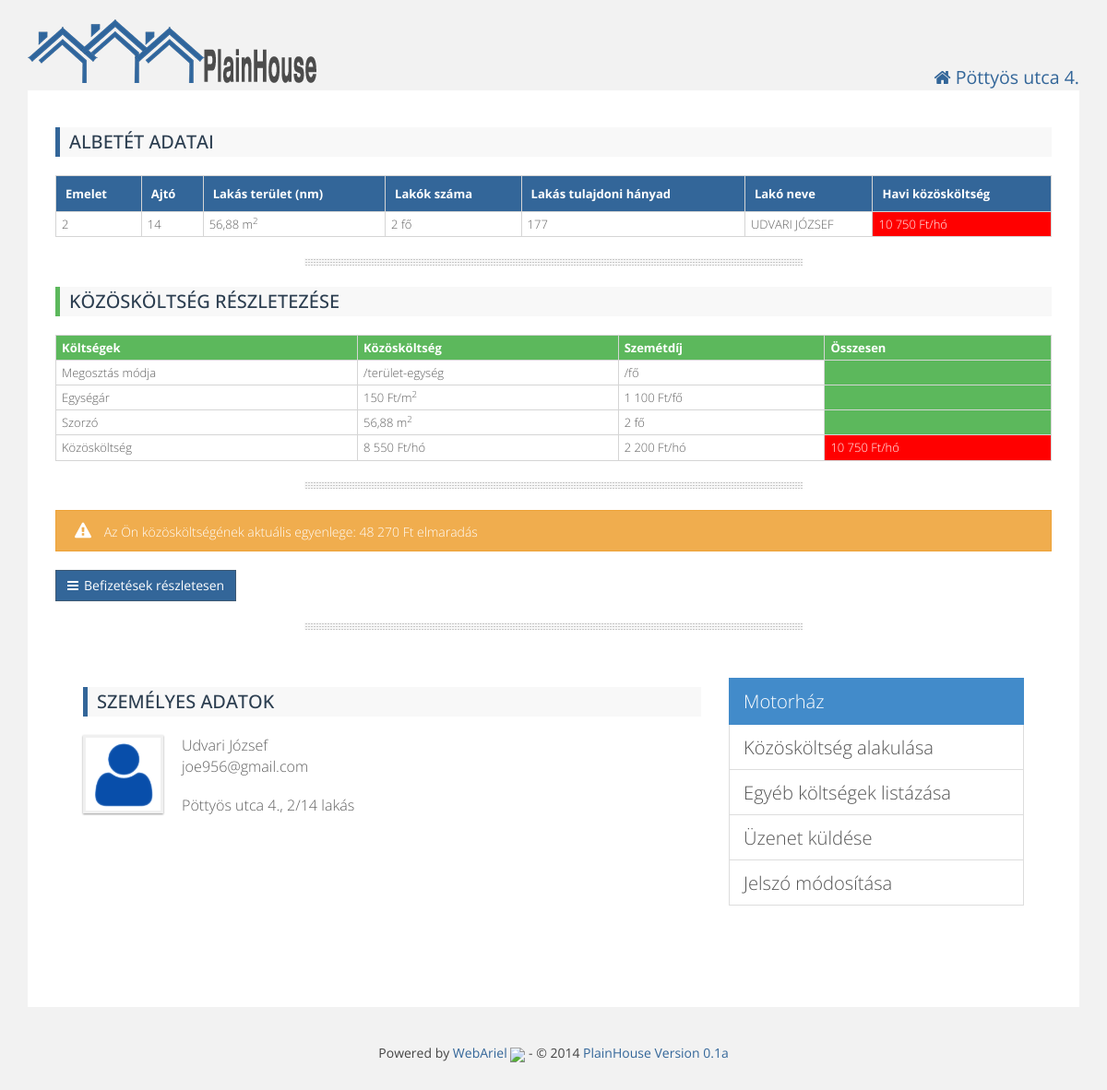
Page /mydepo.php (signed in) on the committed database.
### tables this page shows
CREATE TABLE IF NOT EXISTS `deposits` (
  `id` int(11) NOT NULL AUTO_INCREMENT,
  `floor` varchar(5) NOT NULL,
  `door` varchar(4) NOT NULL,
  `area` double NOT NULL,
  `residents_no` int(11) NOT NULL,
  `area_ratio` double NOT NULL,
  `resident_name` text NOT NULL,
  PRIMARY KEY (`id`)
);

CREATE TABLE IF NOT EXISTS `fees` (
  `id` int(11) NOT NULL AUTO_INCREMENT,
  `name` varchar(150) NOT NULL,
  `yearly_amount` int(11) NOT NULL,
  `dealer` int(11) NOT NULL,
  `multiplier` varchar(75) NOT NULL,
  PRIMARY KEY (`id`)
);

CREATE TABLE IF NOT EXISTS `residents` (
  `id` int(11) NOT NULL AUTO_INCREMENT,
  `firstname` varchar(100) NOT NULL,
  `lastname` varchar(100) NOT NULL,
  `email` varchar(100) NOT NULL,
  `phone` varchar(255) DEFAULT NULL,
  `username` varchar(25) NOT NULL,
  `password` varchar(512) NOT NULL,
  `depositid` int(11) NOT NULL,
  `active` int(11) NOT NULL DEFAULT '1',
  `admin` int(11) NOT NULL DEFAULT '0',
  `last_login` datetime NOT NULL,
  PRIMARY KEY (`id`),
  UNIQUE KEY `deposit_id` (`depositid`),
  UNIQUE KEY `e-mail` (`email`)
);

### mydepo.php (called while the page is built, shortened)
<?php
include_once 'functions.php';
include_once 'db.php';
include_once 'config.php';
include_once 'html.php';
if (isset($_GET['depositid']) && ($_SESSION['admin']>0)) {
 $id = $_GET['depositid'];
}
else if (isset($_SESSION['depositid']) && !isset($_GET['depositid'])){
$id = $_SESSION['depositid'];
}
else {
     notLoggedIn();
     exit();
}
getMyDepo($id);

### functions.php (called while the page is built, shortened)
<?php
include_once 'db.php';
include_once 'config.php';
function round_to_nearest_n($int, $n) {
    return round($int / $n) * $n;
}

### config.php (called while the page is built, shortened)
<?php
$db['host'] = "localhost";
$db['name'] = "plainhouse";
$db['user'] = "root";
$db['pass'] = "root";
$db['charset'] = "utf8";

### db.php (the view, shortened to what this page needs)
<?php
include_once 'functions.php';
function getMyDepo($id) {
    global $house;
    $sql = "SELECT `floor`, `door`, `area`,  "
            . "`residents_no`, `area_ratio`, "
            . "`resident_name` FROM `deposits` WHERE `id`=$id;";
    $result1 = mysql_query($sql);
    $deposit = array();
    while ($row = mysql_fetch_assoc($result1)) {
        $deposit = $row;
    }
    $sql = "SELECT * from fees;";
    $result2 = mysql_query($sql);
    $fees = array();
    while ($row = mysql_fetch_assoc($result2)) {
        $fees[] = $row;
    }
    $ccost = $fees[0];
    $grabage = $fees[1];
    $ccost_base = round(($ccost['yearly_amount'] * $deposit['area']), 0);
    $ccost_cost = round_to_nearest_n($ccost_base, 50);
    $grabage_cost = round(($grabage['yearly_amount'] * $deposit['residents_no']), 0);
    $ccosts = $ccost_cost + $grabage_cost;
    echo <<<EOT
<div class="content">
<div id="mydepo">
<h3 class="primary"> Albetét adatai</h3>
<table id="responsiveTable" class="large-only" cellspacing="0">
<tr align="left" class="primary">
   <th> Emelet </th>
   <th> Ajtó </th>
   <th> Lakás terület (nm) </th>
   <th> Lakók száma </th>
   <th> Lakás tulajdoni hányad </th>
   <th> Lakó neve </th>
   <th>Havi közösköltség</th>
</tr>
EOT;
    echo '<tbody>';
    echo '<tr>';
    echo "<td>{$deposit['floor']}</td>";
    echo "<td>{$deposit['door']}</td>";
    echo '<td>' . str_replace(".", ",", round($deposit['area'], 2)) . ' m<sup>2</sup></td>';
    echo '<td>' . $deposit['residents_no'] . ' fő</td>';
    echo '<td>' . str_replace(".", ",", round($deposit['area_ratio'], 2)) . '</td>';
    echo '<td>' . $deposit['resident_name'] . '</td>';
    echo "<td class='tdwarning'>" . number_format($ccosts, 0, ',', ' ') . " Ft/hó</td>";
    echo '</tr>';
    echo '</tbody>';
    echo '</table>';
    echo <<<EOT
    </div>
<hr />
<div id="ccost">
<h3 class="success"> Közösköltség részletezése </h3>
<table id="responsiveTableTwo" class="large-only" cellspacing="0">
<tr align="left" class="success">
   <th>Költségek</th>
   <th> {$ccost['name']} </th>
   <th> {$grabage['name']}  </th>
   <th>Összesen</th>
</tr>
<tbody>
<tr>
   <td>Megosztás módja</td>
   <td> {$ccost['multiplier']} </td>
   <td> {$grabage['multiplier']} </td>
   <td class='tdsuccess'> </td>
</tr>
EOT;
    echo "<tr>";
    echo "<td>Egységár</td>";
    echo "<td>" . number_format($ccost['yearly_amount'], 0, ',', ' ') . " Ft/m<sup>2</sup> </td>";
    echo "<td>" . number_format($grabage['yearly_amount'], 0, ',', ' ') . " Ft/fő </td>";
    echo "<td class='tdsuccess'> </td>";
    echo "</tr>";
    echo "<tr>";
    echo "<td>Szorzó</td>";
    echo '<td>' . str_replace(".", ",", round($deposit['area'], 2)) . ' m<sup>2</sup> </td>';
    echo '<td>' . $deposit['residents_no'] . ' fő</td>';
    echo "<td class='tdsuccess'> </td>";
    echo "</tr>";
    echo "<tr>";
    echo "<td>Közösköltség</td>";
    echo "<td>" . number_format($ccost_cost, 0, ',', ' ') . " Ft/hó</td>";
    echo "<td>" . number_format($grabage_cost, 0, ',', ' ') . " Ft/hó</td>";
    echo "<td class='tdwarning'>" . number_format($ccosts, 0, ',', ' ') . " Ft/hó</td>";
    echo '</tbody>';
    echo '</table>';
    echo '</div>';
    echo '<hr />';
    echo '<div>';
    getMyPayments($id);
    if (isset($_SESSION['userid'])) {
        $user = getUserData($_SESSION['userid']);
        echo <<<EOT
			<div class="content"><div class="row">
		<div class="col-md-8">
			<h3 class="primary">Személyes adatok</h3>
			<p class="lead">
				<img alt="Tenant Avatar" src="pics/user_avatar.png" class="avatar" />
				{$user['firstname']} {$user['lastname']}<br />
				{$user['email']}</p>
                        <p class="lead">{$house['name']}, {$deposit['floor']}/{$deposit['door']} lakás</p>
		</div>
		<div class="col-md-4">
	        <div class="list-group">
				<li class="list-group-item active">Motorház</li>
				<a data-toggle="modal" href="#ktgAlakul" class="list-group-item">Közösköltség alakulása</a>
				<a data-toggle="modal" href="#otherCost" class="list-group-item">Egyéb költségek listázása</a>
				<a data-toggle="modal" href="#newMsg" class="list-group-item">Üzenet küldése</a>
				<a data-toggle="modal" href="#editPassword" class="list-group-item">Jelszó módosítása</a>
	        </div>
		</div>
	</div>
                                <input type="hidden" class="form-control" name="id" id="id" value="{$_SESSION['userid']}" />
EOT;
    }
    echo '</div>';
    echo '</div>';
}
function getUserData($id) {
    $sql = "SELECT `residents`.`id`,`residents`.`firstname`,`residents`.`lastname`,"
            . "`residents`.`email`, `residents`.`phone`, `residents`.`username`,`deposits`.`floor`,"
            . "`deposits`.`door` FROM residents LEFT JOIN `deposits` "
            . "ON `residents`.`depositid` = `deposits`.`id` WHERE `residents`.`id` = $id;";
    $result = mysql_query($sql);
    $array = array();
    while ($row = mysql_fetch_assoc($result)) {
        $array = $row;
    }
    return $array;
}
function getCurrentBalance($id) {
    $year = date("Y");
    $sql = "SELECT `actual_balance` FROM `deposit_balance` WHERE `deposit_id` = '$id' AND `year` = '$year'";
    $result = mysql_query($sql);
    while ($row = mysql_fetch_assoc($result)) {
        $balance = $row["actual_balance"];
    }
    return $balance;
}
function getMyPayments($id) {
    global $db;
    $closing_balance = getCurrentBalance($id);
    $balance = getActualBalance($closing_balance, $id);
    if ($balance < 0) {
        $abalance = $balance * -1;
    } else {
        $abalance = $balance;
    }
    $abalance = number_format($abalance, 0, ',', ' ');
    $sql = "SELECT `deposits`.`floor`,`deposits`.`door`,`payment`.`account_date`,`payment`.`amount` FROM deposits "
            . "LEFT JOIN `{$db['name']}`.`payment` ON `deposits`.`id` = `payment`.`deposit_id` "
            . "WHERE `deposits`.`id` = $id "
            . "ORDER BY `payment`.`account_date` DESC LIMIT 25;";
    $result = mysql_query($sql);
    while ($row = mysql_fetch_assoc($result)) {
        $table[] = $row;
    }
    if ($balance < 0) {
        echo <<<EOT
                <div class="alertMsg warning"><i class="fa fa-warning"></i> Az Ön közösköltségének aktuális egyenlege: <span class="floatLeft">$abalance Ft elmaradás</span></div>
EOT;
    } else {
        echo <<<EOT
                <div class="alertMsg success"><i class="fa fa-info-circle"></i> Az Ön közösköltségének aktuális egyenlege: <span class="floatLeft">$abalance Ft túlfizetés</span></div>
EOT;
    }
    if ($table[0]['account_date'] == NULL) {
        echo "Önnek nincs lekönyvelt befizetése.<br>"
        . "Felhívjuk figyelmét, hogy a befizetések azok beérkezése után 5-15 nappal kerülnek könyvelésre!";
    } else {
        echo '<button id="pays" value="Befizetesek" class="btn btn-success btn-icon"><i class="fa fa-bars"></i>Befizetések részletesen</button>';
    }
    echo '<hr/>';
}
function getActualBalance($actual_balance, $id) {
    $year = date('Y');
    $sql = "SELECT ccost from ccost WHERE `deposit_id`=$id and `year`=$year ";
    $result = mysql_query($sql);
    $ccost = array();
    while ($row = mysql_fetch_assoc($result)) {
        $ccost[] = $row;
    }
    $req_payment = 0;
    for ($i = 0; ($i < mysql_num_rows($result)); $i++) {
        $req_payment += $ccost[$i]['ccost'];
    }
    $balance = $actual_balance - $req_payment;
    return $balance;
}

### css/style.css (style rules this page uses)
body { background: #f2f2f2; color: #444444; font-family: "Open Sans",sans-serif; font-size: 14px; line-height: 1.42857; }
h1, h2, h3, h4, h5, h6, .h1, .h2, .h3, .h4, .h5, .h6 { font-family: "Open Sans", sans-serif; color: #999999; line-height: 1.1; padding: 2px 0; margin-top: 10px; margin-bottom: 20px; }
h3.primary { background: #f8f8f8; padding: 5px 10px 5px 10px; color: #2c3e50; border-left: 5px solid #336699; font-size: 20px; text-transform: uppercase; }
h3.success { background: #f8f8f8; padding: 5px 10px 5px 10px; color: #2c3e50; border-left: 5px solid #5cb85c; font-size: 20px; text-transform: uppercase; }
p { margin: 10px 0; }
.lead { // margin-bottom: 0; margin-bottom: 20px; font-size: 16.099999999999998px; font-weight: 200; line-height: 1.4; }
.container .content { padding: 30px; border-radius: 0; background-color: #ffffff; color: #606060; font-size: 1.2em; font-weight: 200; line-height: 1.4; margin-bottom: 30px; }
.btn { display: inline-block; padding: 6px 12px; margin-bottom: 0; font-size: 14px; font-weight: normal; line-height: 1.428571429; text-align: center; white-space: nowrap; vertical-align: middle; cursor: pointer; border: 1px solid transparent; border-radius: 0; -webkit-user-select: none; -moz-user-select: none; -ms-user-select: none; -o-user-select: none; user-select: none; }
.btn-icon i { margin-right: 6px; }
.btn-success { color: #ffffff; background-color: #336699; border-color: #3e5974; }
.list-group { margin-bottom: 20px; padding-left: 0; }
.list-group-item { background-color: #ffffff; border: 1px solid #dddddd; display: block; margin-bottom: -1px; padding: 10px 15px; position: relative; }
.list-group-item:first-child { border-top-left-radius: 0; border-top-right-radius: 0; }
.list-group-item:last-child { border-bottom-left-radius: 0; border-bottom-right-radius: 0; margin-bottom: 0; }

### css/plainhome.css (style rules this page uses)
body { padding: 20px 30px; }
a { color: #336699; text-decoration: none; }
hr { border: 0; margin: 1.35em auto; max-width: 50%; background-position: 50%; box-sizing: border-box; height: 8px; background-size: 3px 3px; }
img { max-width: 100%; height: auto; vertical-align: middle; border: 0; -ms-interpolation-mode: bicubic; }
.avatar { border: 3px solid #f0f0f0; box-shadow: 0 1px 2px #999999; float: left; margin: 0 20px 10px 0; height: 85px; }
.alertMsg { font-size: 14px; font-family: 'Open Sans', sans-serif; line-height: 1.5em; margin: 20px 0; padding: 12px 30px 10px 20px; position: relative; }
.alertMsg i { font-size: 18px; margin-right: 10px; }
.alertMsg.warning { background-color: #f0ad4e; border: 1px #eea236 solid; color: #ffffff; }
table { border-collapse: collapse; border-spacing: 0; width: 100%; margin: 1em 0; //table-layout: fixed; }
tr { border-bottom: 1px solid #d5d5d5; }
th { background: #f5f5f5; color: #444; //font-weight: bold; border-top: 1px solid #d5d5d5; }
th:first-of-type { border-left: 1px solid #d5d5d5; }
th { border-right: 1px solid #d5d5d5; }
td, th { padding: 4px 2px 4px 6px; text-align: left; font-size: 13px; }
td:first-of-type { border-left: 1px solid #d5d5d5; }
td { border-right: 1px solid #d5d5d5; }
.primary th { background: #336699; color: #ffffff; padding: 10px; }
.success th { background: #5cb85c; color: #ffffff; }
.tdsuccess { background: #5cb85c; color: #ffffff; // border-top: solid 1px #5cb85c; }
.tdwarning { background: red; color: #ffffff; // border-top: solid 1px red; }

### rows in the picture
deposits: floor "2", door "14", area "56,88", residents_no "2", area_ratio "177", resident_name "UDVARI JÓZSEF"
fees: name "Közösköltség", multiplier "/terület-egység", yearly_amount "150", yearly_amount.area "8 550"
fees: name "Szemétdíj", multiplier "/fő", yearly_amount "1 100", yearly_amount.residents_no "2 200"
residents: firstname "Udvari", lastname "József", email "joe956@gmail.com"

### other values in the picture
$house['name'] "Pöttyös utca 4."
$ccosts "10 750"
$abalance "48 270"
$website['version'] "0.1a"
